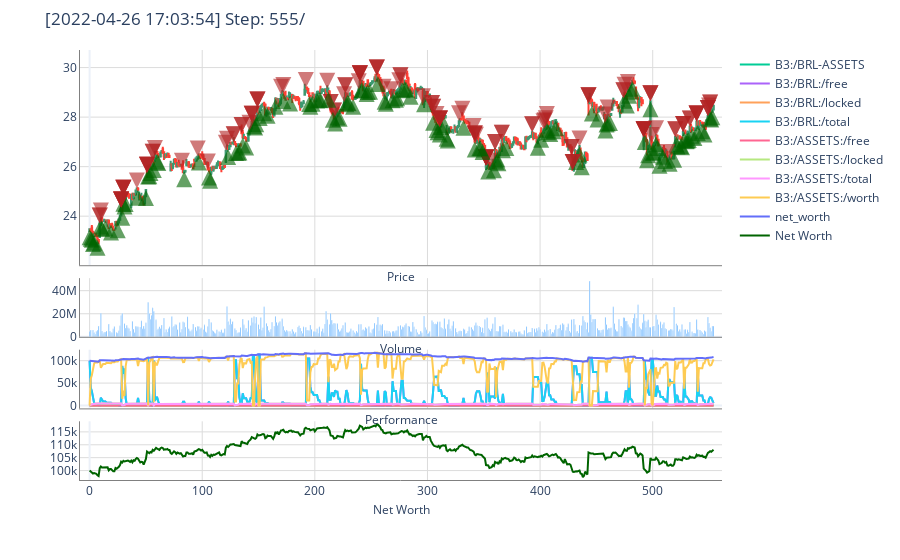

This figure's notebook cell:
### Markdown cell above
After training is complete, we would now like to get access to the agents policy. We can do that by restoring the agent using the following code.

### Code cell
# Restore agent
agent.restore(checkpoint_path)

# Instantiate the environment
env = create_training_env({
    "window_size": window_size
})

# Run until episode ends
episode_reward = 0
done = False
obs = env.reset()

while not done:
    action = agent.compute_single_action(obs)
    obs, reward, done, info = env.step(action)
    episode_reward += reward

env.render()
